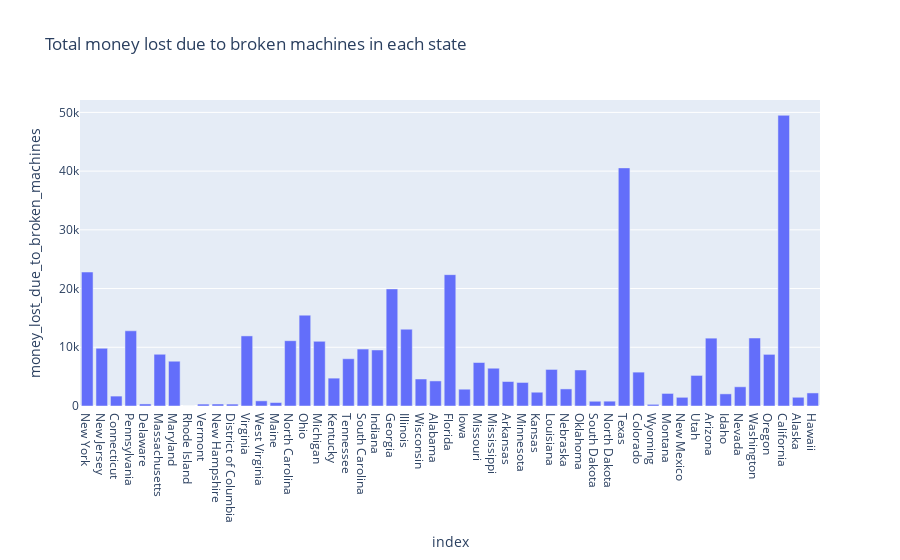

The notebook cell this image was saved under:
### Code cell
# Create a bar chart showing the total money lost due to broken machines in each state
fig = px.bar(df, x=df.index, y="money_lost_due_to_broken_machines", title="Total money lost due to broken machines in each state")
fig.show()

# Save the bar chart as a png file
fig.write_image("mcbroken-bar-chart-money-lost-due-to-broken-machines.png")

# Save as dash dcc graph
dcc_graph_bar_chart_money_lost_due_to_broken_machines = dcc.Graph(figure=fig)

### Figure 1 — Plotly figure (JSON) as saved in the notebook; plotly's stock layout.template omitted (floating-point values rounded to 4 significant figures)
{"data": [{"alignmentgroup": "True", "hovertemplate": "index=%{x}<br>money_lost_due_to_broken_machines=%{y}<extra></extra>", "legendgroup": "", "marker": {"color": "#636efa", "pattern": {"shape": ""}}, "name": "", "offsetgroup": "", "orientation": "v", "showlegend": false, "textposition": "auto", "type": "bar", "x": ["New York", "New Jersey", "Connecticut", "Pennsylvania", "Delaware", "Massachusetts", "Maryland", "Rhode Island", "Vermont", "New Hampshire", "District of Columbia", "Virginia", "West Virginia", "Maine", "North Carolina", "Ohio", "Michigan", "Kentucky", "Tennessee", "South Carolina", "Indiana", "Georgia", "Illinois", "Wisconsin", "Alabama", "Florida", "Iowa", "Missouri", "Mississippi", "Arkansas", "Minnesota", "Kansas", "Louisiana", "Nebraska", "Oklahoma", "South Dakota", "North Dakota", "Texas", "Colorado", "Wyoming", "Montana", "New Mexico", "Utah", "Arizona", "Idaho", "Nevada", "Washington", "Oregon", "California", "Alaska", "Hawaii"], "xaxis": "x", "y": [22820.0, 9831.0, 1688.0, 12810.0, 349.0, 8810.0, 7623.0, 0, 327.5, 338.2, 326.3, 11940.0, 877.1, 586.2, 11120.0, 15470.0, 11010.0, 4745.0, 8048.0, 9700.0, 9542.0, 19940.0, 13080.0, 4598.0, 4269.0, 22370.0, 2859.0, 7408.0, 6433.0, 4171.0, 4009.0, 2347.0, 6226.0, 2908.0, 6134.0, 807.5, 820.4, 40550.0, 5769.0, 281.9, 2139.0, 1481.0, 5206.0, 11560.0, 2066.0, 3272.0, 11580.0, 8792.0, 49500.0, 1487.0, 2225.0], "yaxis": "y"}], "layout": {"barmode": "relative", "legend": {"tracegroupgap": 0}, "title": {"text": "Total money lost due to broken machines in each state"}, "xaxis": {"anchor": "y", "domain": [0, 1], "title": {"text": "index"}}, "yaxis": {"anchor": "x", "domain": [0, 1], "title": {"text": "money_lost_due_to_broken_machines"}}}}
